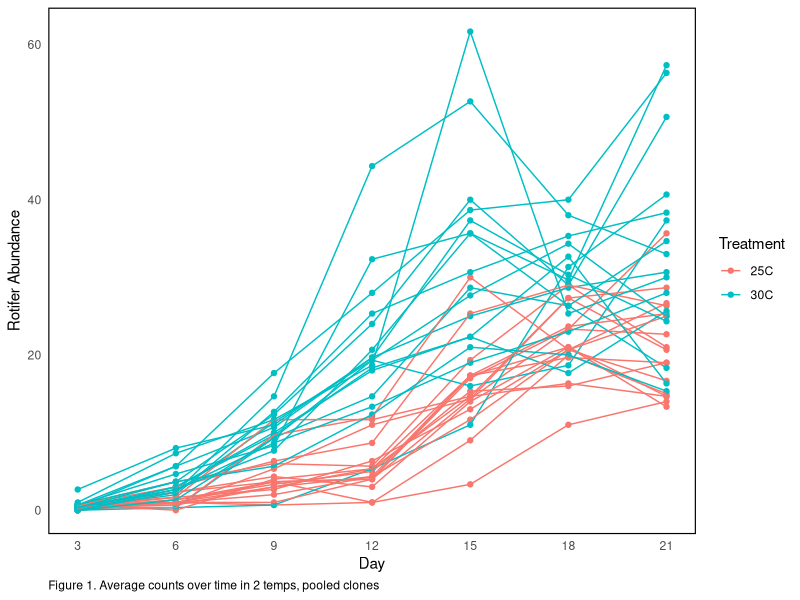
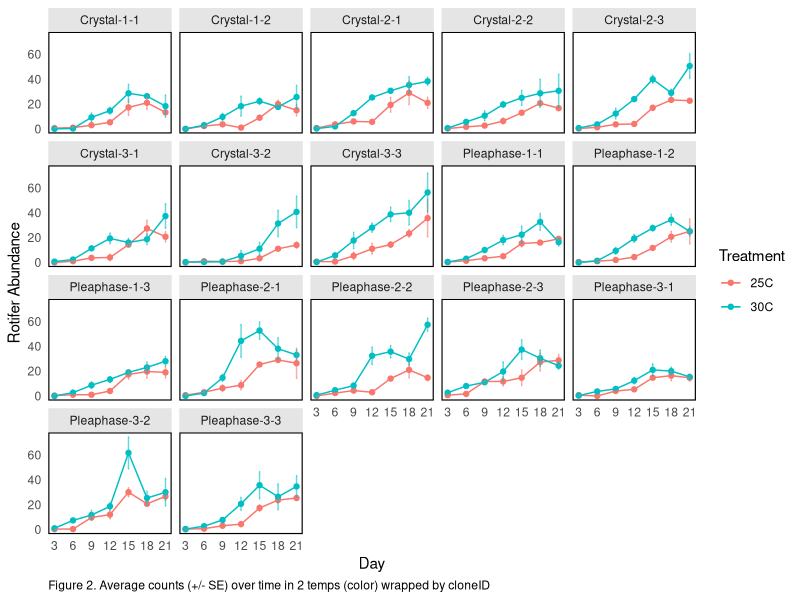

The R source for these figures, in order:
## ---- chunk 1
knitr::opts_chunk$set(echo = TRUE)

library(tidyverse)
library(ggplot2)
## ---- chunk 2
data <- read.csv("../data/tempRes2.csv")

data$cloneID <- paste(data$Site, data$Leaf, data$Clone, sep="-")

data$Site <- as.factor(data$Site)
data$Leaf <- as.factor(data$Leaf)
data$Treatment <- as.factor(data$Treatment)
data$Clone <- as.factor(data$Clone)
data$cloneID <- as.factor(data$cloneID)
## ---- chunk 3
cloneAvg <- data %>%
  group_by(Day, Treatment, Site, cloneID) %>%
  summarise(
    avgCount = mean(Count),
    SE = sd(Count) / sqrt(n())
  )
## ---- chunk 4
# avg counts all clones one plot

ggplot(cloneAvg, aes(x = Day, y = avgCount, color = Treatment, group = interaction(cloneID, Treatment, Site))) +
  geom_point() +
  geom_line() +
  labs(y = "Rotifer Abundance", x = "Day", caption = "Figure 1. Average counts over time in 2 temps, pooled clones") +
  scale_x_continuous(breaks = seq(3, 21, by = 3)) +
  theme_minimal() +
  theme(
    panel.grid = element_blank(),            
    panel.border = element_rect(color = "black", fill = NA, linewidth = 0.8),  
    strip.background = element_rect(fill = "gray90", color = NA), 
    plot.caption = element_text(hjust = 0)  
  )
## ---- chunk 5
# avg counts (+/- SE) over time in 2 temps (color) wrapped by cloneID

ggplot(cloneAvg, aes(x = Day, y = avgCount, color = Treatment, group = interaction(cloneID, Treatment, Site))) +
  geom_point() +
  geom_line() +
  labs(y = "Rotifer Abundance", x = "Day", caption = "Figure 2. Average counts (+/- SE) over time in 2 temps (color) wrapped by cloneID") +
  scale_x_continuous(breaks = seq(3, 21, by = 3)) +
  geom_errorbar(aes(ymin = avgCount - SE, ymax = avgCount + SE), width = 0.2, alpha = 0.6) +
  theme_minimal() +
  facet_wrap(~cloneID) +
  theme(
    panel.grid = element_blank(),            
    panel.border = element_rect(color = "black", fill = NA, linewidth = 0.8),  
    strip.background = element_rect(fill = "gray90", color = NA), 
    plot.caption = element_text(hjust = 0)  
  )

## ---- chunk 6



